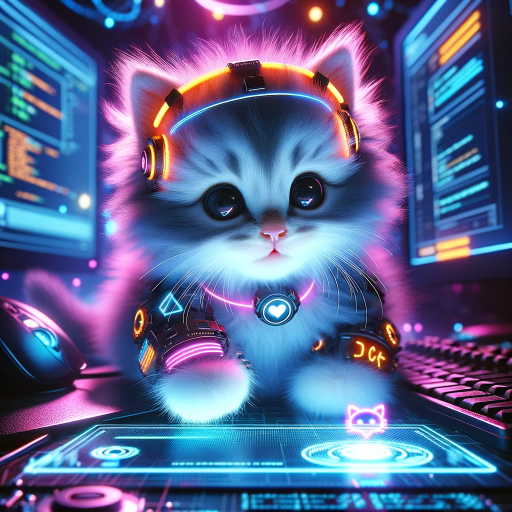
#> input picture cybercat.png, 1024 x 1024 px (shown at 1/2 size)
$ python pixelflut.py
#> lines starting #> are read from the running program, lines starting #| are printed output that depends on the picture
import socket
import time
import random
from PIL import Image
import logging

# Server-Adresse und Port
HOST = '151.217.15.90'
PORT = 1337

# Modusauswahl: 'square' oder 'image'
mode = 'square'  # Ändere dies zu 'image', um ein Bild zu zeichnen

# Mittelpunkt definieren
MID_X = 1300  # Mittelpunkt X-Achse 1700
MID_Y = 800  # Mittelpunkt Y-Achse

# Bild laden und Größe anpassen, falls Modus 'image' gewählt wird
if mode == 'square':
    image_path = 'cybercat.png'  # Setze den Pfad zu deinem Bild
    image = Image.open(image_path)
#> image is the input picture: PIL image 1024x1024 RGBA; mean R, G, B, A 90.4, 100.1, 144.4, 255
    image = image.resize((200, 200))  # Größe anpassen
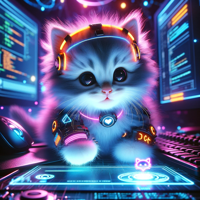
#> image: PIL image 200x200 RGBA; mean R, G, B, A 90.3, 100.1, 144.4, 255
    image = image.convert('RGB')
#> image: PIL image 200x200 RGB
    SIZE_X = image.width
#> SIZE_X = 200
    SIZE_Y = image.height
#> SIZE_Y = 200
else:
    SIZE_X = 200  # Quadratgröße X
    SIZE_Y = 200  # Quadratgröße Y


# Startposition basierend auf Mittelpunkt berechnen
START_X = MID_X - SIZE_X // 2
#> START_X = 1200
START_Y = MID_Y - SIZE_Y // 2
#> START_Y = 700

# Zeichenfunktion
def draw(mode, start_x, end_x, s):
    drawn_pixels = set()  # Set to store the drawn pixels

    if mode == 'square':
        pixel_coords = [(x, y) for x in range(start_x, end_x) for y in range(START_Y, START_Y + SIZE_Y)]
        random.shuffle(pixel_coords)  # Mische die Koordinaten

        for screen_x, screen_y in pixel_coords:
            if (screen_x, screen_y) not in drawn_pixels:
                color = '00FF00'  # Farbe für das Quadrat
                pixel_data = f'PX {screen_x} {screen_y} {color}\n'
                try:
                    s.sendall(pixel_data.encode())
                except socket.error as e:
                    print(f"Socket error: {e}")
                    break  # Or handle reconnection logic here
                drawn_pixels.add((screen_x, screen_y))

    elif mode == 'image':
        pixel_coords = [(x, y) for x in range(start_x - START_X, end_x - START_X) for y in range(SIZE_Y)]
        random.shuffle(pixel_coords)  # Mische die Koordinaten

        for img_x, img_y in pixel_coords:
            if (img_x, img_y) not in drawn_pixels and 0 <= img_x < SIZE_X and 0 <= img_y < SIZE_Y:
                screen_x = img_x + START_X
                screen_y = img_y + START_Y
                r, g, b = image.getpixel((img_x, img_y))
                color = f'{r:02x}{g:02x}{b:02x}'
                pixel_data = f'PX {screen_x} {screen_y} {color}\n'
                try:
                    s.sendall(pixel_data.encode())
                except socket.error as e:
                    print(f"Socket error: {e}")
                    break  # Or handle reconnection logic here
                drawn_pixels.add((img_x, img_y))


# Anzahl der Threads
THREAD_COUNT = 1

def get_local_ip():
    """Get the local IP address of the machine."""
    try:
        with socket.socket(socket.AF_INET, socket.SOCK_DGRAM) as s:
            # Use a dummy address; no actual connection is made
            s.connect(("8.8.8.8", 80))
            ip = s.getsockname()[0]
            return ip
    except Exception as e:
        logging.error(f"Failed to get local IP: {e}")
        return None

def main():
    local_ip = get_local_ip()
    if not local_ip:
        logging.error("No local IP address found. Check network connection.")
        return

    while True:
        try:
            with socket.socket(socket.AF_INET, socket.SOCK_STREAM) as s:
                print("Pixelflut started ...")
                s.bind((local_ip, 0))  # Bind to the specified IP address
                s.connect((HOST, PORT))
                draw(mode, START_X, START_X + SIZE_X, s)
        except ConnectionRefusedError:
            print("Connection refused, trying again...")
            time.sleep(0.1)
        except Exception as e:
            logging.error(f"Error during drawing: {e}")
            time.sleep(1)  # Wait a bit before retrying

if __name__ == "__main__":
    main()
